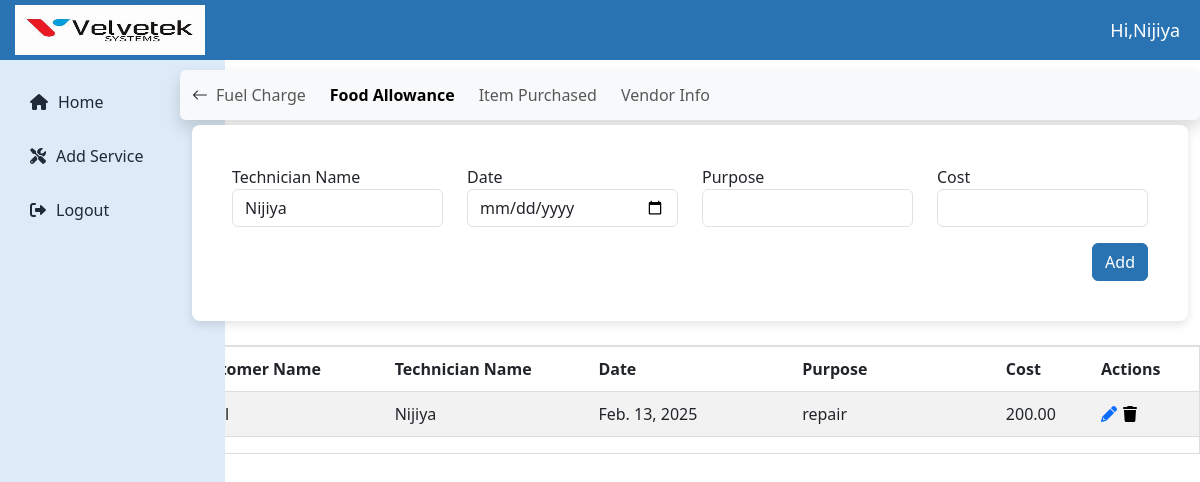
The page /technician/foodallowance/27/ (signed in) on the database its author committed.
### loginapp/models.py (models this page shows, shortened)
class CustomUser(AbstractUser):
    ROLE_CHOICES = (
        ('admin', 'Admin'),
        ('technician', 'Technician'),
        ('user', 'User'),
    )
    role = models.CharField(max_length=20, choices=ROLE_CHOICES, default='user')

### technicianapp/models.py (models this page shows)
class FoodAllowance(models.Model):
    technician_name = models.CharField(max_length=100)
    date = models.DateField()
    purpose = models.TextField()
    cost = models.DecimalField(max_digits=10, decimal_places=2)
    apply = models.ForeignKey(Apply, on_delete=models.CASCADE,related_name='food_allowances',blank=True,null=True)
    customer_name = models.CharField(max_length=225)
    issue = models.TextField()

### technicianapp/views.py (the view, shortened to what this page needs)
# urls.py: path('foodallowance/<int:apply_id>/',views.foodallowance,name='food_allowance'),
def foodallowance(request, apply_id):
    try:
        apply_instance = Apply.objects.get(id=apply_id)
    except Apply.DoesNotExist:
        messages.error(request, "Apply instance not found.")
        return redirect('apply_list')
    food_allowances = FoodAllowance.objects.filter(apply=apply_instance)
    context = {
        'apply': apply_instance,
        'food_allowances': food_allowances,
        'technician_name': request.user.get_full_name() or request.user.username,
    }
    return render(request, 'food_allowance.html', context)

### templates/food_allowance.html (shortened to what this page needs)
{% extends 'technician_dashboard.html' %}
{% block content %}
<div class="mt-0">
    <nav class="navbar navbar-expand-lg bg-light shadow rounded custom-navbar" style="max-width: 85%; margin-top: 5px; margin-left: auto;">
    <div class="container-fluid">
        <a class="nav-link d-none d-lg-block" href="{% url 'technician_dashboard' %}">
            <i class="bi bi-arrow-left"></i>
        </a>
        <div class="collapse navbar-collapse" id="vendorNav">
            <ul class="navbar-nav d-flex flex-wrap gap-2">
                <li class="nav-item">
                    <a class="nav-link {% if request.resolver_match.url_name == 'fuelcharge' %}fw-bold active{% endif %}" href="{% url 'fuelcharge' apply.id %}" data-title="Fuel Charge">Fuel Charge</a>
                </li>
                <li class="nav-item">
                    <a class="nav-link {% if request.resolver_match.url_name == 'food_allowance' %}fw-bold active{% endif %}" href="{% url 'food_allowance' apply.id %}" data-title="Food Allowance">Food Allowance</a>
                </li>
                <li class="nav-item">
                    <a class="nav-link {% if request.resolver_match.url_name == 'item_purchased' %}fw-bold active{% endif %}" href="{% url 'item_purchased' apply.id %}" data-title="Item Purchased">Item Purchased</a>
                </li>
                <li class="nav-item">
                    <a class="nav-link {% if request.resolver_match.url_name == 'vendor_info' %}fw-bold active{% endif %}" href="{% url 'vendor_info' apply.id %}" data-title="Vendor Info">Vendor Info</a>
                </li>
            </ul>
        </div>
    </div>
</nav>
  <div class="container" style="max-width: 85%; margin-top: 5px; margin-right: unset;">
    <div class="card p-4">
        <div class="card-body">
            <form action="{% url 'food_allowance' apply.id %}" method="post">
                <div class="row">
                    <div class="col-md-3">
                        <label for="technician_name">Technician Name</label>
                        <input type="text" class="form-control" id="technician_name" name="technician_name" value="{{ technician_name }}" required />
                    </div>
                    <div class="col-md-3">
                        <label for="date">Date</label>
                        <input type="date" class="form-control" name="date" id="date" />
                    </div>
                    <div class="col-md-3">
                        <label for="purpose">Purpose</label>
                        <input type="text" class="form-control" id="purpose" name="purpose" />
                    </div>
                    <div class="col-md-3">
                        <label for="cost">Cost</label>
                        <input type="number" class="form-control" id="cost" name="cost" />
                    </div>
                </div>
                <div class="d-flex justify-content-end mt-3">
                    <button class="btn btn-primary" type="submit">Add</button>
                </div>
            </form>
        </div>
    </div>
</div>
  </div>
                    <div class="table-responsive mt-4 " style="max-width: 85%; margin-top: 5px; margin-left: auto;">
                      {% if food_allowances %}
                        <table id="basic-datatables" class="table table-striped table-bordered">
                            <thead>
                                <tr>
                                    <th scope="col">Customer Name</th>
                                    <th scope="col">Technician Name</th>
                                    <th scope="col">Date</th>
                                    <th scope="col">Purpose</th>
                                    <th scope="col">Cost</th>
                                    <th scope="col">Actions</th>
                                </tr>
                            </thead>
                            <tbody>
                                {% for d in food_allowances %}
                                <tr>
                                    <td>{{ d.customer_name }}</td>
                                    <td>{{ d.technician_name }}</td>
                                    <td>{{ d.date }}</td>
                                    <td>{{ d.purpose }}</td>
                                    <td>{{ d.cost }}</td>
                                        <td>
                                            <div style="display: flex; align-items: center;">
                                                <a href="{% url 'update_food_allowance' d.id %}" class="edit-foodallowance-btn" data-bs-toggle="modal" data-bs-target="#updateFoodAllowanceModal{{ d.id }}">
                                                    <i class="fa fa-pencil-alt" aria-hidden="true" title="Update"></i>
                                                </a>
                                                <form action="{% url 'update_food_allowance' d.id %}" method="post" style="display: inline;">
                                                    <button type="button" class="icon-link delete-icon" title="Delete" data-bs-toggle="modal" data-bs-target="#deleteFoodAllowanceModal{{ d.id }}">
                                                        <i class="fa fa-trash" aria-hidden="true"></i>
                                                    </button>
                                                </form>
                                            </div>
                                        </td>
                                    </tr>
                                {% endfor %}
                            </tbody>
                        </table>
                        {% else %}
<div class="alert alert-warning text-center ">
    No food allowance available. Please add data.
</div>
{% endif %}
                    </div>
{% endblock %}

### templates/technician_dashboard.html (shortened to what this page needs)
<!DOCTYPE html>
{% load static %}
<html lang="en">
<head>
  <link href="https://cdn.jsdelivr.net/npm/bootstrap-icons/font/bootstrap-icons.css" rel="stylesheet">
  <link href="https://cdn.jsdelivr.net/npm/bootstrap@5.3.0/dist/css/bootstrap.min.css" rel="stylesheet">
  <link href="https://cdn.jsdelivr.net/npm/lightbox2@2.11.3/dist/css/lightbox.min.css" rel="stylesheet">
  <link href="https://cdnjs.cloudflare.com/ajax/libs/font-awesome/6.0.0/css/all.min.css" rel="stylesheet">
  <link rel="stylesheet" href="{% static 'assets/css/admin_dashboard.css' %}">
</head>
<body>
  <div class="topbar">
    <div class="d-flex align-items-center">
      <a href="{% url 'admin_dashboard' %}" class="logo">
        <img src="{% static 'assets/img/velvetek.jpg' %}" alt="navbar brand" />
      </a>
    </div>
    <span class="admin-text">Hi,{{user.username}}</span>
  </div>
  <div class="sidebar">
    <a href="{% url 'technician_dashboard' %}"><i class="fas fa-home"></i> <span>Home</span></a>
    <a href="#" onclick="openModal()" ><i class="fas fa-tools" ></i><span>Add Service</span</a>
    <a href="{% url 'logout' %}"><i class="fas fa-sign-out-alt"></i> <span>Logout</span></a>
  </div>
  {% block content %}{% endblock %}
</body>
</html>

### static/assets/css/admin_dashboard.css (style rules this page uses)
:root { --primary-color: #2973B2; --secondary-color: #F3F4F6; --accent-color: #441172; --text-color: #1F2937; --white: #ffffff; --sidebar-color: #DDEAF7; }
.topbar { background-color: var(--primary-color); height: 60px; display: flex; justify-content: space-between; align-items: center; padding: 0 20px; padding-left: 15px; color: var(--white); margin-bottom: 10px; }
.topbar .logo img { height: 50px; width: 200px; padding-right: 10px; }
.topbar .admin-text { font-size: 18px; font-weight: 500; }
.sidebar { height: calc(100vh - 50px); width: 225px; background-color: var(--sidebar-color); color: var(--text-color); position: absolute; top: 60px; left: 0; padding: 20px 15px; display: flex; flex-direction: column; justify-content: flex-start; transition: left 0.3s ease; }
.sidebar a { text-decoration: none; color: var(--text-color); display: flex; align-items: center; padding: 10px 15px; margin-bottom: 10px; border-radius: 4px; transition: background-color 0.3s ease; }
.sidebar a i { margin-right: 10px; }
.card { border: none; border-radius: 8px; box-shadow: 0 4px 8px rgba(0, 0, 0, 0.1); transition: transform 0.2s ease, box-shadow 0.2s ease; }
.navbar { display: flex; position: relative; align-items: center; justify-content: space-between; background-color: var(--white); padding-top: 5px; padding-bottom: 5px; border-radius: 8px; box-shadow: 0 2px 4px rgba(0, 0, 0, 0.1); }
.btn-primary { background-color: var(--primary-color) !important; border-color: var(--primary-color) !important; color: #fff !important; }
.table-responsive { overflow-x: auto; overflow-y: auto; border: 1px solid #ddd; max-height: 485px; height: auto; transition: height 0.3s ease; }
.table { width: 100%; word-wrap: break-word; white-space: normal; table-layout: auto; border-collapse: collapse; }
.table th:nth-child(2), .table td:nth-child(2) { min-width: 100px !important; max-width: 150px !important; }
.table th:nth-child(3), .table td:nth-child(3) { min-width: 150px !important; max-width: 200px !important; }
.table th:nth-child(4), .table td:nth-child(4) { min-width: 150px !important; max-width: 150px !important; }
.table th, .table td { padding: 10px !important; text-align: left !important; border-bottom: 1px solid #ddd !important; border-right: none !important; border-left: none !important; }
.icon-link { color: 2973B2; text-decoration: none; }
.delete-icon { background: none; border: none; cursor: pointer; }

### templates/food_allowance.html (style rules this page uses)
.custom-navbar { width:1288px; margin-left: auto; margin-right: 0; }

### rows shown on the page
CustomUser: username "Nijiya", technician_name "Nijiya"
FoodAllowance: technician_name "Nijiya", date "Feb. 13, 2025", purpose "repair", cost "200.00"
